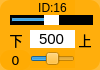
    <widget class="QWidget" name="widget_id16" native="true">
     <property name="geometry">
      <rect>
       <x>210</x>
       <y>120</y>
       <width>100</width>
       <height>70</height>
      </rect>
     </property>
     <property name="styleSheet">
      <string notr="true">background-color: rgb(255, 170, 0, 200);
border-radius:10px;</string>
     </property>
     <widget class="QLabel" name="label_ID16">
      <property name="geometry">
       <rect>
        <x>30</x>
        <y>0</y>
        <width>45</width>
        <height>16</height>
       </rect>
      </property>
      <property name="minimumSize">
       <size>
        <width>0</width>
        <height>10</height>
       </size>
      </property>
      <property name="font">
       <font>
        <family>Arial</family>
        <pointsize>9</pointsize>
       </font>
      </property>
      <property name="styleSheet">
       <string notr="true">background-color: rgb(255, 255, 255， 0);
border-radius:0px;</string>
      </property>
      <property name="text">
       <string>ID:16</string>
      </property>
      <property name="alignment">
       <set>Qt::AlignCenter</set>
      </property>
     </widget>
     <widget class="QSlider" name="horizontalSlider_pulse_id16">
      <property name="geometry">
       <rect>
        <x>10</x>
        <y>15</y>
        <width>83</width>
        <height>10</height>
       </rect>
      </property>
      <property name="autoFillBackground">
       <bool>false</bool>
      </property>
      <property name="styleSheet">
       <string notr="true">QSlider{background-color: rgb(0, 0, 0);
border-radius:0px;}
QSlider::handle {/*设置中间的那个滑动的键*/                           
    background:  rgb(255, 255, 255);
}</string>
      </property>
      <property name="minimum">
       <number>0</number>
      </property>
      <property name="maximum">
       <number>1000</number>
      </property>
      <property name="pageStep">
       <number>1</number>
      </property>
      <property name="value">
       <number>500</number>
      </property>
      <property name="orientation">
       <enum>Qt::Horizontal</enum>
      </property>
     </widget>
     <widget class="QSlider" name="horizontalSlider_dev_id16">
      <property name="geometry">
       <rect>
        <x>30</x>
        <y>50</y>
        <width>45</width>
        <height>18</height>
       </rect>
      </property>
      <property name="styleSheet">
       <string notr="true">background-color: rgba(255, 255, 255， 0);</string>
      </property>
      <property name="minimum">
       <number>-125</number>
      </property>
      <property name="maximum">
       <number>125</number>
      </property>
      <property name="pageStep">
       <number>1</number>
      </property>
      <property name="orientation">
       <enum>Qt::Horizontal</enum>
      </property>
     </widget>
     <widget class="QLabel" name="label_id16">
      <property name="geometry">
       <rect>
        <x>0</x>
        <y>50</y>
        <width>31</width>
        <height>20</height>
       </rect>
      </property>
      <property name="minimumSize">
       <size>
        <width>0</width>
        <height>10</height>
       </size>
      </property>
      <property name="font">
       <font>
        <family>DejaVu Sans</family>
        <pointsize>10</pointsize>
       </font>
      </property>
      <property name="styleSheet">
       <string notr="true">background-color: rgb(255, 255, 255， 0);</string>
      </property>
      <property name="text">
       <string>0</string>
      </property>
      <property name="alignment">
       <set>Qt::AlignCenter</set>
      </property>
     </widget>
     <widget class="QLineEdit" name="lineEdit_id16">
      <property name="geometry">
       <rect>
        <x>30</x>
        <y>30</y>
        <width>45</width>
        <height>18</height>
       </rect>
      </property>
      <property name="sizePolicy">
       <sizepolicy hsizetype="Fixed" vsizetype="Fixed">
        <horstretch>0</horstretch>
        <verstretch>0</verstretch>
       </sizepolicy>
      </property>
      <property name="font">
       <font>
        <family>Arial</family>
        <pointsize>11</pointsize>
       </font>
      </property>
      <property name="autoFillBackground">
       <bool>false</bool>
      </property>
      <property name="styleSheet">
       <string notr="true">background-color: rgb(255, 255, 255);
border-radius:0px;</string>
      </property>
      <property name="text">
       <string>500</string>
      </property>
      <property name="maxLength">
       <number>1000</number>
      </property>
      <property name="alignment">
       <set>Qt::AlignCenter</set>
      </property>
      <property name="dragEnabled">
       <bool>false</bool>
      </property>
      <property name="readOnly">
       <bool>false</bool>
      </property>
     </widget>
     <widget class="QLabel" name="label_down12">
      <property name="geometry">
       <rect>
        <x>6</x>
        <y>30</y>
        <width>20</width>
        <height>20</height>
       </rect>
      </property>
      <property name="font">
       <font>
        <pointsize>10</pointsize>
        <weight>50</weight>
        <italic>false</italic>
        <bold>false</bold>
       </font>
      </property>
      <property name="styleSheet">
       <string notr="true">background-color: rgb(255, 255, 255, 0);</string>
      </property>
      <property name="text">
       <string>下</string>
      </property>
      <property name="alignment">
       <set>Qt::AlignCenter</set>
      </property>
     </widget>
     <widget class="QLabel" name="label_up12">
      <property name="geometry">
       <rect>
        <x>75</x>
        <y>30</y>
        <width>20</width>
        <height>20</height>
       </rect>
      </property>
      <property name="font">
       <font>
        <pointsize>10</pointsize>
        <weight>50</weight>
        <italic>false</italic>
        <bold>false</bold>
       </font>
      </property>
      <property name="styleSheet">
       <string notr="true">background-color: rgb(255, 255, 255, 0);</string>
      </property>
      <property name="text">
       <string>上</string>
      </property>
      <property name="alignment">
       <set>Qt::AlignCenter</set>
      </property>
     </widget>
    </widget>
